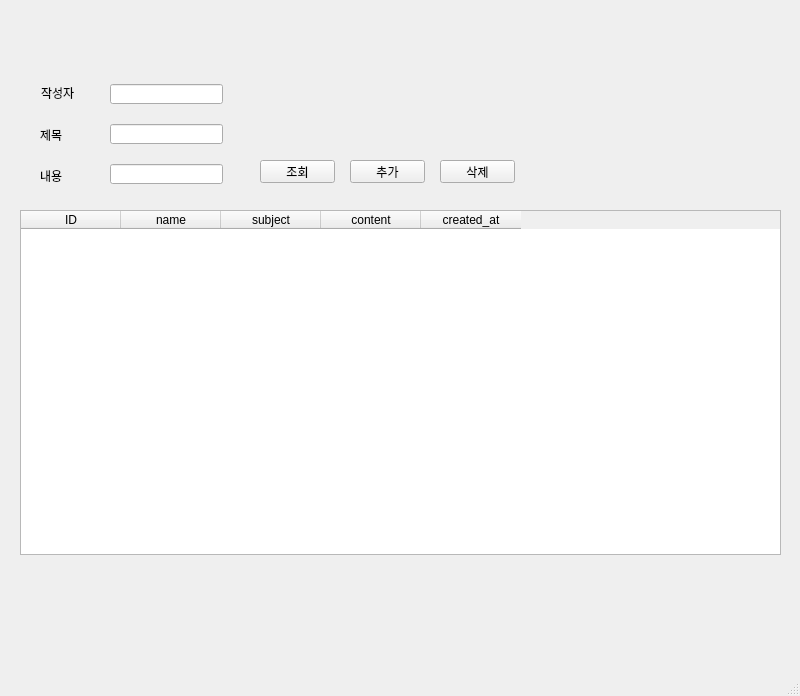
<?xml version="1.0" encoding="UTF-8"?>
<ui version="4.0">
 <class>MainWindow</class>
 <widget class="QMainWindow" name="MainWindow">
  <property name="geometry">
   <rect>
    <x>0</x>
    <y>0</y>
    <width>800</width>
    <height>696</height>
   </rect>
  </property>
  <property name="windowTitle">
   <string>MainWindow</string>
  </property>
  <widget class="QWidget" name="centralwidget">
   <widget class="QPushButton" name="btn_list">
    <property name="geometry">
     <rect>
      <x>260</x>
      <y>160</y>
      <width>75</width>
      <height>23</height>
     </rect>
    </property>
    <property name="text">
     <string>조회</string>
    </property>
   </widget>
   <widget class="QTableWidget" name="tableWidget">
    <property name="geometry">
     <rect>
      <x>20</x>
      <y>210</y>
      <width>761</width>
      <height>345</height>
     </rect>
    </property>
    <column>
     <property name="text">
      <string>ID</string>
     </property>
    </column>
    <column>
     <property name="text">
      <string>name</string>
     </property>
    </column>
    <column>
     <property name="text">
      <string>subject</string>
     </property>
    </column>
    <column>
     <property name="text">
      <string>content</string>
     </property>
    </column>
    <column>
     <property name="text">
      <string>created_at</string>
     </property>
    </column>
   </widget>
   <widget class="QLineEdit" name="input_name">
    <property name="geometry">
     <rect>
      <x>110</x>
      <y>84</y>
      <width>113</width>
      <height>20</height>
     </rect>
    </property>
   </widget>
   <widget class="QLineEdit" name="input_subject">
    <property name="geometry">
     <rect>
      <x>110</x>
      <y>124</y>
      <width>113</width>
      <height>20</height>
     </rect>
    </property>
   </widget>
   <widget class="QLineEdit" name="input_content">
    <property name="geometry">
     <rect>
      <x>110</x>
      <y>164</y>
      <width>113</width>
      <height>20</height>
     </rect>
    </property>
   </widget>
   <widget class="QLabel" name="label_writer">
    <property name="geometry">
     <rect>
      <x>41</x>
      <y>87</y>
      <width>56</width>
      <height>12</height>
     </rect>
    </property>
    <property name="text">
     <string>작성자</string>
    </property>
   </widget>
   <widget class="QLabel" name="label_subject">
    <property name="geometry">
     <rect>
      <x>40</x>
      <y>129</y>
      <width>56</width>
      <height>12</height>
     </rect>
    </property>
    <property name="text">
     <string>제목</string>
    </property>
   </widget>
   <widget class="QLabel" name="label_content">
    <property name="geometry">
     <rect>
      <x>40</x>
      <y>170</y>
      <width>56</width>
      <height>12</height>
     </rect>
    </property>
    <property name="text">
     <string>내용</string>
    </property>
   </widget>
   <widget class="QPushButton" name="btn_add">
    <property name="geometry">
     <rect>
      <x>350</x>
      <y>160</y>
      <width>75</width>
      <height>23</height>
     </rect>
    </property>
    <property name="text">
     <string>추가</string>
    </property>
   </widget>
   <widget class="QPushButton" name="btn_delete">
    <property name="geometry">
     <rect>
      <x>440</x>
      <y>160</y>
      <width>75</width>
      <height>23</height>
     </rect>
    </property>
    <property name="text">
     <string>삭제</string>
    </property>
   </widget>
  </widget>
  <widget class="QMenuBar" name="menubar">
   <property name="geometry">
    <rect>
     <x>0</x>
     <y>0</y>
     <width>800</width>
     <height>21</height>
    </rect>
   </property>
  </widget>
  <widget class="QStatusBar" name="statusbar"/>
 </widget>
 <resources/>
 <connections/>
</ui>
